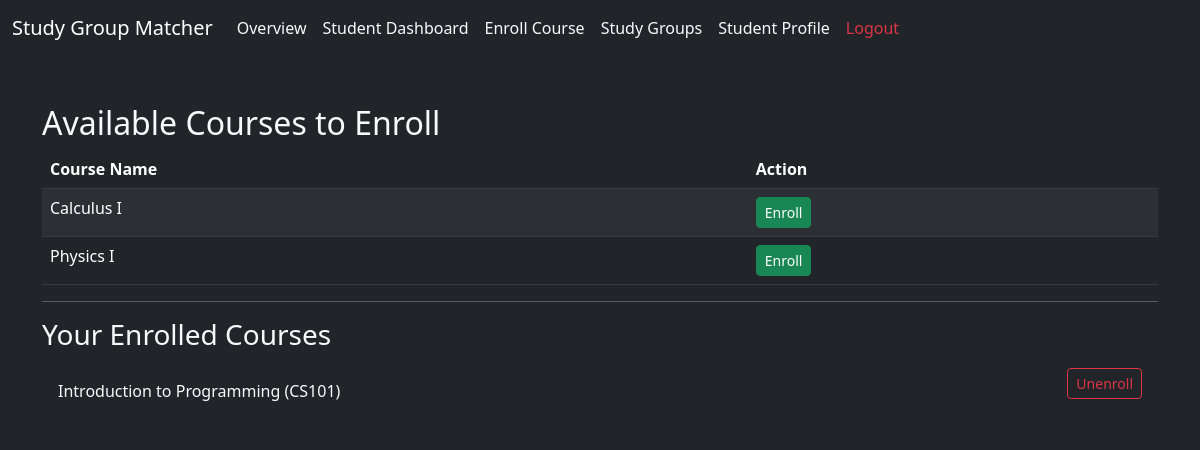
Screenshot of /enroll_course.php (signed in) with the database file from the repository.
### tables this page shows
CREATE TABLE IF NOT EXISTS COURSE (
    CourseID VARCHAR(20) PRIMARY KEY,
    Name VARCHAR(100) NOT NULL,
    DepartmentId INT,
    ProfessorId INT,
    FOREIGN KEY (DepartmentId) REFERENCES DEPARTMENT(DepartmentId) ON DELETE SET NULL,
    FOREIGN KEY (ProfessorId) REFERENCES PROFESSOR(ProfessorId) ON DELETE SET NULL
);

### enroll_course.php (the view, shortened to what this page needs)
<?php
include 'navbar.php';
require_once "db.php";
$isStudent = isset($_SESSION["StudentId"]);
$isProfessor = isset($_SESSION["ProfessorId"]);
$studentId = $isStudent ? $_SESSION["StudentId"] : null;
if ($isStudent) {
    $stmt = $conn->prepare("
        SELECT CourseID, Name FROM COURSE
        WHERE CourseID NOT IN (
            SELECT CourseId FROM ENROLL WHERE StudentId = ?
        )
    ");
    $stmt->bind_param("i", $studentId);
} elseif ($isProfessor) {
    $stmt = $conn->prepare("
        SELECT CourseID, Name FROM COURSE
        WHERE ProfessorId IS NULL
    ");
}
$stmt->execute();
$courses = $stmt->get_result();
$enrolledCourses = [];
if ($isStudent) {
    $stmt = $conn->prepare("
        SELECT c.CourseID, c.Name
        FROM COURSE c
        JOIN ENROLL e ON c.CourseID = e.CourseId
        WHERE e.StudentId = ?
    ");
    $stmt->bind_param("i", $studentId);
    $stmt->execute();
    $enrolledCourses = $stmt->get_result();
}
?>
<!DOCTYPE html>
<html lang="en">
<head>
    <link href="https://cdn.jsdelivr.net/npm/bootstrap@5.3.0/dist/css/bootstrap.min.css" rel="stylesheet">
</head>
<body class="bg-dark text-light">
    <div class="container mt-5">
        <h2><?= $isStudent ? "Available Courses to Enroll" : "Unassigned Courses to Claim" ?></h2>
        <?php if ($courses->num_rows > 0): ?>
            <table class="table table-dark table-striped">
                <thead>
                    <tr>
                        <th>Course Name</th>
                        <th>Action</th>
                    </tr>
                </thead>
                <tbody>
                    <?php while ($row = $courses->fetch_assoc()): ?>
                        <tr>
                            <td><?= htmlspecialchars($row["Name"]) ?></td>
                            <td>
                                <form method="post" class="d-inline">
                                    <button type="submit" class="btn btn-<?= $isStudent ? 'success' : 'primary' ?> btn-sm">
                                        <?= $isStudent ? "Enroll" : "Claim Course" ?>
                                    </button>
                                </form>
                            </td>
                        </tr>
                    <?php endwhile; ?>
                </tbody>
            </table>
        <?php else: ?>
            <p>No available courses right now.</p>
        <?php endif; ?>
        <?php if ($isStudent && $enrolledCourses->num_rows > 0): ?>
            <hr>
            <h3>Your Enrolled Courses</h3>
              <ul class="list-group list-group-flush">
                  <?php while ($row = $enrolledCourses->fetch_assoc()): ?>
                      <li class="list-group-item bg-dark text-light d-flex justify-content-between align-items-center">
                          <span><?= htmlspecialchars($row["Name"]) ?> (<?= htmlspecialchars($row["CourseID"]) ?>)</span>
                          <form method="post" class="d-inline">
                              <button type="submit" class="btn btn-outline-danger btn-sm">Unenroll</button>
                          </form>
                      </li>
                  <?php endwhile; ?>
              </ul>
        <?php endif; ?>
    </div>
</body>
</html>

### rows the page displays
course: Name "Calculus I"
course: Name "Physics I"
course: Name "Introduction to Programming", CourseID "CS101"
